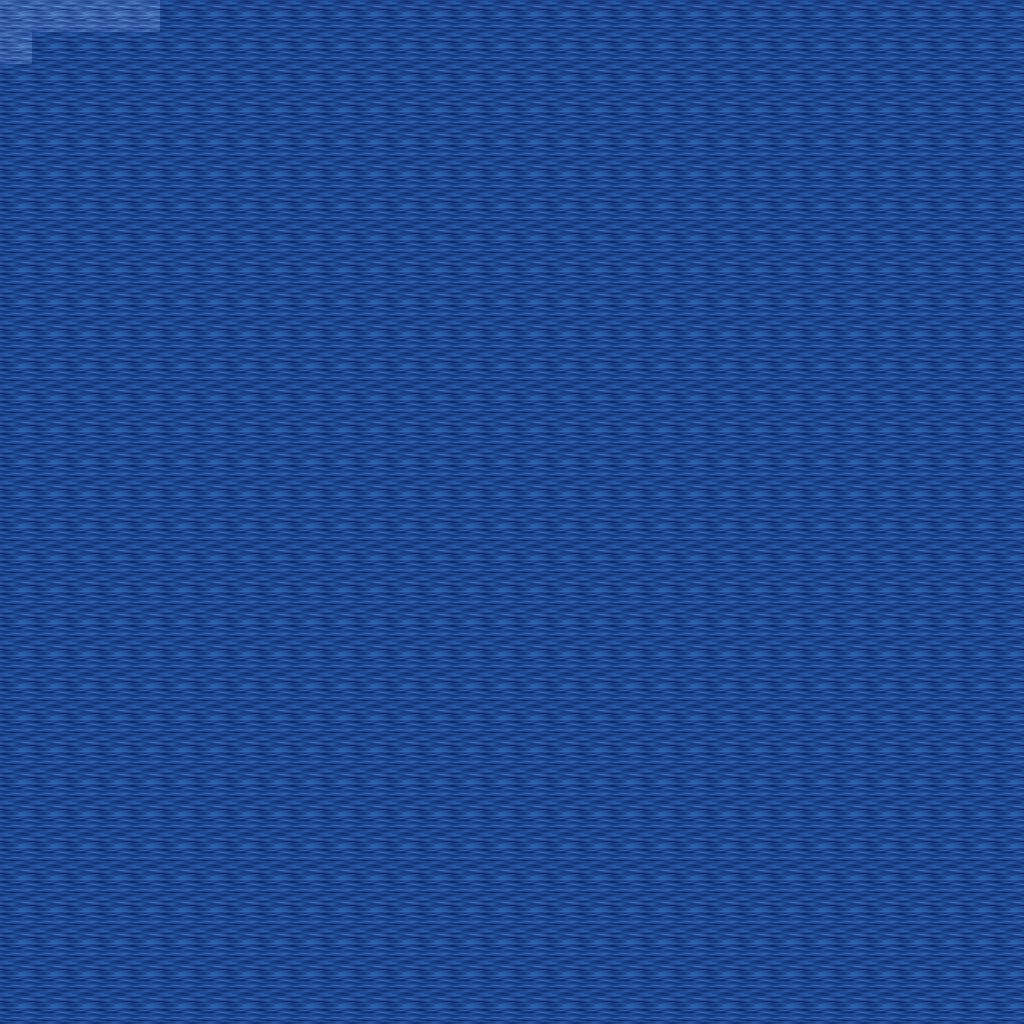

This is a level from a 2D game, rendered from its Tiled map with the project's own tilesets. A one-line summary and the map file follow, with tile-layer data summarised:
An orthogonal 32x32 tile map with 32x32 px tiles, 5 tile layers (Ground, Objects, Objects2, Above, ...), 1 hidden layer not drawn, 12 tilesets.

<map version="1.10" tiledversion="1.11.0" orientation="orthogonal" renderorder="right-down" width="32" height="32" tilewidth="32" tileheight="32" infinite="0" nextlayerid="11" nextobjectid="1">
 <tileset firstgid="1" name="ground_ground" tilewidth="32" tileheight="32" tilecount="33" columns="3">
  <image source="../drawable/ground_ground.png" width="96" height="352" />
 </tileset>
 <tileset firstgid="34" name="ground_water_pool" tilewidth="32" tileheight="32" tilecount="72" columns="3">
  <image source="../drawable/ground_water_pool.png" width="96" height="768" />
 </tileset>
 <tileset firstgid="106" name="ground_grass_edges" tilewidth="32" tileheight="32" tilecount="36" columns="12">
  <image source="../drawable/ground_grass_edges.png" width="384" height="96" />
 </tileset>
 <tileset firstgid="142" name="ground_grass_corners" tilewidth="32" tileheight="32" tilecount="24" columns="6">
  <image source="../drawable/ground_grass_corners.png" width="192" height="128" />
 </tileset>
 <tileset firstgid="166" name="building_wall_wood" tilewidth="32" tileheight="32" tilecount="16" columns="4">
  <image source="../drawable/building_wall_wood.png" width="128" height="128" />
 </tileset>
 <tileset firstgid="182" name="plant_grasses" tilewidth="32" tileheight="32" tilecount="6" columns="3">
  <image source="../drawable/plant_grasses.png" width="96" height="64" />
 </tileset>
 <tileset firstgid="188" name="plant_flower_daisy_yellow" tilewidth="32" tileheight="32" tilecount="8" columns="2">
  <image source="../drawable/plant_flower_daisy_yellow.png" width="64" height="128" />
 </tileset>
 <tileset firstgid="196" name="plant_flower_daisy_blue" tilewidth="32" tileheight="32" tilecount="8" columns="2">
  <image source="../drawable/plant_flower_daisy_blue.png" width="64" height="128" />
 </tileset>
 <tileset firstgid="204" name="building_door_door_w" tilewidth="32" tileheight="32" tilecount="6" columns="2">
  <image source="../drawable/building_door_door_w.png" width="64" height="96" />
 </tileset>
 <tileset firstgid="210" name="building_door_door_e" tilewidth="32" tileheight="32" tilecount="6" columns="2">
  <image source="../drawable/building_door_door_e.png" width="64" height="96" />
 </tileset>
 <tileset firstgid="216" name="logic_creature_animal" tilewidth="32" tileheight="32" tilecount="32" columns="8">
  <image source="../drawable/logic_creature_animal.png" width="256" height="128" />
 </tileset>
 <tileset firstgid="248" name="logic_collision" tilewidth="32" tileheight="32" tilecount="1" columns="1">
  <image source="../drawable/logic_collision.png" width="32" height="32" />
 </tileset>
 <layer id="1" name="Ground" width="32" height="32">
  <data>[1024 cells, 1024 non-empty, 2 distinct tile ids]</data>
 </layer>
 <layer id="2" name="Objects" width="32" height="32">
  <data>[1024 cells, 0 non-empty, 0 distinct tile ids]</data>
 </layer>
 <layer id="3" name="Objects2" width="32" height="32">
  <data>[1024 cells, 0 non-empty, 0 distinct tile ids]</data>
 </layer>
 <layer id="4" name="Above" width="32" height="32">
  <data>[1024 cells, 0 non-empty, 0 distinct tile ids]</data>
 </layer>
 <layer id="5" name="Above2" width="32" height="32">
  <data>[1024 cells, 0 non-empty, 0 distinct tile ids]</data>
 </layer>
 <layer id="6" name="Walkable" width="32" height="32" visible="0">
  <data>[1024 cells, 1024 non-empty, 1 distinct tile ids]</data>
 </layer>
 <objectgroup id="7" name="Mapevents" />
 <objectgroup id="8" name="Spawn" />
 <objectgroup id="9" name="Keys" />
 <objectgroup id="10" name="Replace" />
</map>
